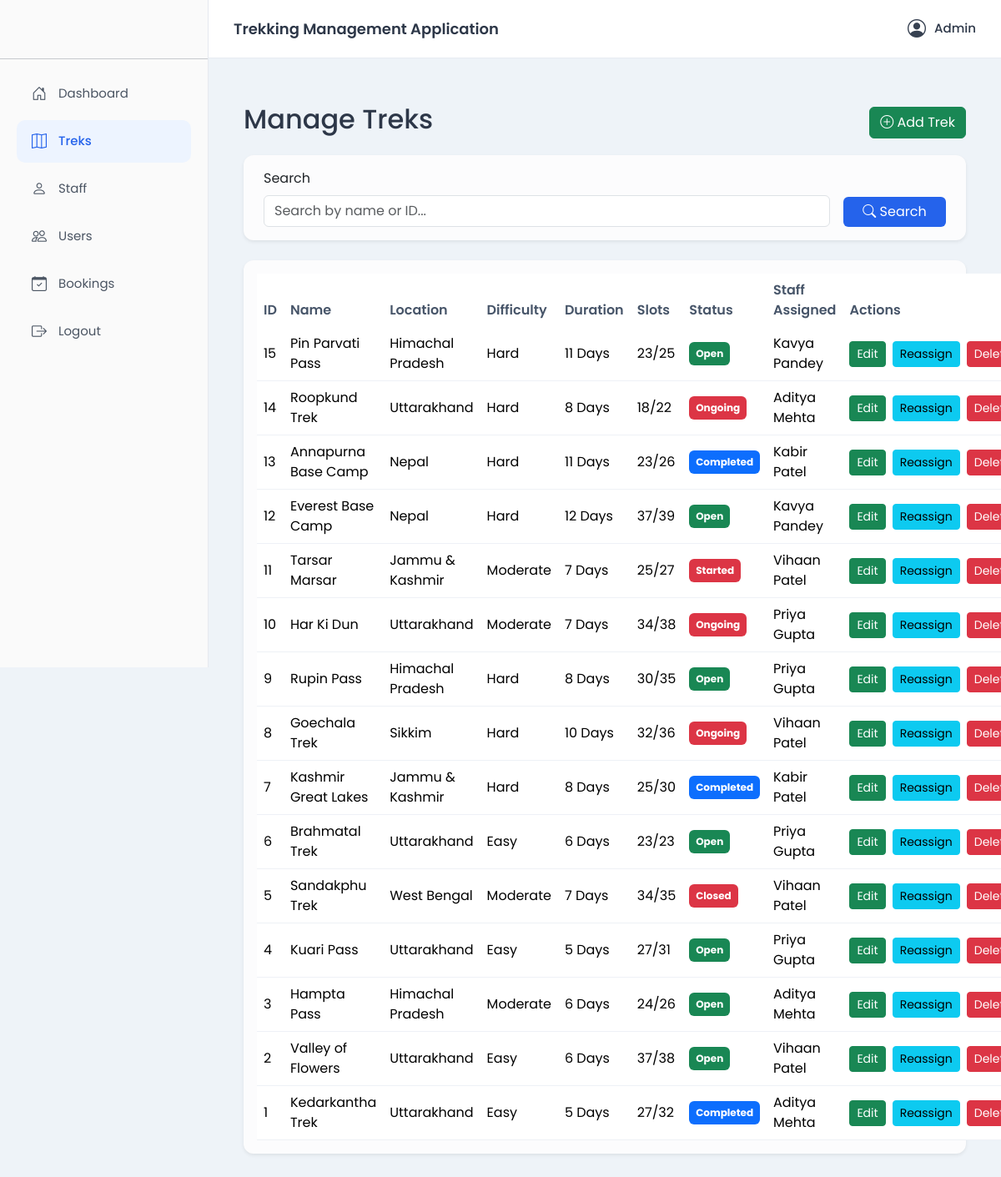
The app's page /admin/treks (signed in) with its own data.
### models.py (models this page shows, shortened)
class User(UserMixin, db.Model) :
    __tablename__ = "users"
    id = db.Column(db.Integer, primary_key = True)
    username = db.Column(db.String(50), unique = True, nullable = False)
    email = db.Column(db.String(120), unique = True, nullable = False)
    password_hash = db.Column(db.String(256), nullable = False)
    full_name = db.Column(db.String(120), nullable = False)
    phone = db.Column(db.String(20))
    role = db.Column(db.String(20), nullable = False, default = "user")  # admin, staff, user
    status = db.Column(db.String(20), nullable = False, default = "active")  # active, blacklisted
    created_at = db.Column(db.DateTime, default = datetime.utcnow)
    bookings = db.relationship("Booking", backref="user", lazy = True)
    assigned_treks = db.relationship("Trek", backref = "assigned_staff", lazy = True, foreign_keys = "Trek.assigned_staff_id")
    staff_profile = db.relationship("StaffProfile", backref = "user", uselist = False, lazy = True)

class Trek(db.Model) :
    __tablename__ = "treks"
    id = db.Column(db.Integer, primary_key = True)
    name = db.Column(db.String(150), nullable = False)
    location = db.Column(db.String(150), nullable = False)
    difficulty = db.Column(db.String(20), nullable = False)  # easy, moderate, hard
    duration_days = db.Column(db.Integer, nullable = False)
    total_slots = db.Column(db.Integer, nullable = False)
    available_slots = db.Column(db.Integer, nullable = False)
    assigned_staff_id = db.Column(db.Integer, db.ForeignKey("users.id"), nullable = True)
    image_url = db.Column(db.String(500),default="")
    price = db.Column(db.Float,nullable=False,default=0)
    status = db.Column(db.String(20), nullable = False, default="open")  # open, closed, started, ongoing, completed
    start_date = db.Column(db.Date, nullable = False)
    end_date = db.Column(db.Date, nullable = False)
    description = db.Column(db.Text, default="")
    created_at = db.Column(db.DateTime, default = datetime.utcnow)
    bookings = db.relationship("Booking", backref = "trek", lazy = True)

### routes/admin.py (the view, shortened to what this page needs)
@admin_bp.route("/treks")
@login_required
def treks():
    if current_user.role != "admin":
            flash("Access denied.", "danger")
            return redirect_dashboard(current_user)
    search = request.args.get("search", "").strip()
    query = Trek.query
    treks = query.order_by(Trek.created_at.desc()).all()
    approved_staff = (
        User.query
        .join(StaffProfile)
        .filter(
            User.role == "staff",
            StaffProfile.approval_status == "approved",
            User.status != "blacklisted"
        )
        .order_by(User.full_name)
        .all()
    )
    return render_template(
        "admin/treks.html",
        treks=treks,
        approved_staff=approved_staff,
        search=search
    )

### app.py (called while the page is built)
@login_manager.user_loader
def load_user(user_id):
    return db.session.get(User, int(user_id))

### templates/admin/treks.html (shortened to what this page needs)
{% extends "base.html" %}
{% block content %}
<div class="container mt-4">
	<div class="d-flex justify-content-between align-items-center mb-3">
		<h2>Manage Treks</h2>
		<a href="{{ url_for('admin.create_trek') }}" class="btn btn-success">
			<i class="bi bi-plus-circle"></i>
			Add Trek
		</a>
	</div>
    <div class="card shadow-sm mb-4">
        <div class="card-body">
            <form method="GET">
                <div class="row g-3 px-2">
                    <div class="col-md-10">
                        <label class="form-label">Search</label>
                        <input
                            type="text"
                            class="form-control"
                            name="search"
                            placeholder="Search by name or ID..."
                            value="{{ search}}"
                        />
                    </div>
                    <div class="col-md-2 d-flex align-items-end">
                        <button class="btn btn-primary w-100">
                            <i class="bi bi-search"></i>
                            Search
                        </button>
                    </div>
                </div>
            </form>
        </div>
    </div>
	{% if treks %}
	<div class="card shadow-sm">
        <div class="card-body">
            <table class="table table-hover align-middle mb-0">
				<thead>
					<tr>
						<th>ID</th>
						<th>Name</th>
						<th>Location</th>
						<th>Difficulty</th>
						<th>Duration</th>
						<th>Slots</th>
						<th>Status</th>
						<th>Staff Assigned</th>
						<th>Actions</th>
					</tr>
				</thead>
				<tbody>
					{% for trek in treks %}
					<tr>
						<td>{{ trek.id }}</td>
						<td>{{ trek.name }}</td>
						<td>{{ trek.location }}</td>
						<td>{{ trek.difficulty|capitalize }}</td>
						<td>{{ trek.duration_days }} Days</td>
						<td>{{ trek.available_slots }}/{{ trek.total_slots }}</td>
						<td>
							 {% if trek.status == "open" %}
							<span class="badge py-2 bg-success">
								{{ trek.status|capitalize }}
							</span>
							{% elif trek.status == "completed" %}
							<span class="badge py-2 bg-primary">
								{{ trek.status|capitalize }}
							</span>
							{% else %}
							<span class="badge py-2 bg-danger">
								{{ trek.status|capitalize }}
							</span>
							{% endif %}
						</td>
						<td>
							{% if trek.assigned_staff %}
								{{ trek.assigned_staff.full_name }}
							{% else %}
								<span class="text-muted" >
									Not Assigned
								</span>
							{% endif %}
						</td>
						<td>
							<div class="d-flex gap-2">
								<a href="{{ url_for('admin.edit_trek', trek_id=trek.id)}}" class="btn btn-success btn-sm"> Edit </a>
								{%  if not trek.assigned_staff %}
								<a href="{{ url_for('admin.assign_staff', trek_id=trek.id)}}" class="btn btn-info btn-sm"> Assign </a>
								{% elif trek.assigned_staff %}
								<a href="{{ url_for('admin.assign_staff', trek_id=trek.id)}}" class="btn btn-info btn-sm"> Reassign </a>
								{% endif %}
								<button
									type="button"
									class="btn btn-danger btn-sm"
									data-bs-toggle="modal"
									data-bs-target="#deleteModal{{ trek.id }}">
									Delete
								</button>
							</div>
						</td>
					</tr>
					{% endfor %}
				</tbody>
			</table>
		</div>
	</div>
	{% endif %}
</div>
{% endblock %}

### templates/base.html (shortened to what this page needs)
<!DOCTYPE html>
<html lang="en">
    <head>
        <link href="https://cdn.jsdelivr.net/npm/bootstrap@5.3.3/dist/css/bootstrap.min.css" rel="stylesheet">
        <link rel="stylesheet" href="https://cdn.jsdelivr.net/npm/bootstrap-icons@1.11.3/font/bootstrap-icons.css">
        <link rel="stylesheet" href="{{ url_for('static', filename='css/style.css') }}">
    </head>
    <body>
        {% if current_user.is_authenticated %}
            {% if current_user.role == "admin" %}
                {% set dashboard = 'admin.dashboard' %}
            {% elif current_user.role == "staff" %}
                {% set dashboard = 'staff.dashboard' %}
            {% else %}
                {% set dashboard = 'user.dashboard' %}
            {% endif %}
        <div class="wrapper">
            <aside class="sidebar">
                <hr>
                <ul class="sidebar-menu">
                    <li>
                        <a href="{{ url_for(dashboard) }}"
                        class="{% if request.endpoint==dashboard %}active{% endif %}">
                            <i class="bi bi-house-door"></i>
                            <span>Dashboard</span>
                        </a>
                    </li>
                    {% if current_user.role=="admin" %}
                    <li>
                        <a href="{{ url_for('admin.treks') }}"
                        class="{% if request.endpoint=='admin.treks' %}active{% endif %}">
                            <i class="bi bi-map"></i>
                            <span>Treks</span>
                        </a>
                    </li>
                    <li>
                        <a href="{{ url_for('admin.staff') }}"
                        class="{% if request.endpoint=='admin.staff' %}active{% endif %}">
                            <i class="bi bi-person"></i>
                            <span>Staff</span>
                        </a>
                    </li>
                    <li>
                        <a href="{{ url_for('admin.users') }}"
                        class="{% if request.endpoint=='admin.users' %}active{% endif %}">
                            <i class="bi bi-people"></i>
                            <span>Users</span>
                        </a>
                    </li>
                    <li>
                        <a href="{{ url_for('admin.bookings') }}"
                        class="{% if request.endpoint=='admin.bookings' %}active{% endif %}">
                            <i class="bi bi-calendar-check"></i>
                            <span>Bookings</span>
                        </a>
                    </li>
                    {% endif %}
                    <li>
                        <a href="{{ url_for('auth.logout')}}"
                        class="{% if request.endpoint=='auth.logout' %}active{% endif %}">
                            <i class="bi bi-box-arrow-right"></i>
                            <span>Logout</span>
                        </a>
                    </li>
                </ul>
            </aside>
            <div class="main">
                <nav class="topbar">
                    <h5 class="app-title">Trekking Management Application</h5>
                    <div class="profile">
                        <i class="bi bi-person-circle"></i>
                        <span>{{ current_user.username.capitalize() }}</span>
                    </div>
                </nav>
                <div class="page-content">
                    {% block content %}{% endblock %}
                </div>
            </div>
        </div>
        {% else %}
        {% block public_content %}
        {% endblock %}
        {% endif %}
    </body>
</html>

### static/css/style.css (style rules this page uses)
* { margin:0; padding:0; box-sizing:border-box; }
body { font-family:'Poppins',sans-serif; background:#eef3f8; color:#2d3748; }
.wrapper { display:flex; min-height:100vh; }
.sidebar { width:250px; background:#fafafa; border-right:1px solid #e6e9ef; position:fixed; height:100vh; display:flex; flex-direction:column; }
.sidebar hr { margin-top: 70px; }
.sidebar-menu { list-style:none; padding:0px 20px 12px 20px; }
.sidebar-menu li { margin-bottom:6px; }
.sidebar-menu a { display:flex; align-items:center; gap:14px; text-decoration:none; color:#4b5563; padding:12px 18px; border-radius:10px; transition:.25s; font-size:15px; }
.sidebar-menu a i { font-size:18px; }
.sidebar-menu a.active { background:#edf4ff; color:#2563eb; font-weight:500; }
.main { margin-left:250px; width:calc(100% - 250px); }
.topbar { height:70px; background:#fff; border-bottom:1px solid #e8ecf2; display:flex; justify-content:space-between; align-items:center; padding:0 30px; }
.app-title { font-size:18px; font-weight:600; margin:0; }
.profile { display:flex; align-items:center; gap:10px; cursor:pointer; }
.profile i:first-child { font-size:22px; color:#374151; }
.profile span { font-size:15px; font-weight:500; }
.page-content { padding:30px; }
.card { border:none; border-radius:12px; background:#fcfcfd; box-shadow:0 1px 3px rgba(0,0,0,.08); }
.table { background:#fff; }
.table thead { background:#f8fafc; }
.table th { font-weight:600; border:none; color:#475569; }
.table td { vertical-align:middle; border-color:#eef1f6; }
.btn-primary { background:#2563eb; border:none; }

### records on screen
User: username "Admin"
Trek: id "15", name "Pin Parvati Pass", location "Himachal Pradesh", difficulty "Hard", duration_days "11", available_slots "23", total_slots "25", status "Open", assigned_staff.full_name "Kavya Pandey"
Trek: id "14", name "Roopkund Trek", location "Uttarakhand", difficulty "Hard", duration_days "8", available_slots "18", total_slots "22", status "Ongoing", assigned_staff.full_name "Aditya Mehta"
Trek: id "13", name "Annapurna Base Camp", location "Nepal", difficulty "Hard", duration_days "11", available_slots "23", total_slots "26", status "Completed", assigned_staff.full_name "Kabir Patel"
Trek: id "12", name "Everest Base Camp", location "Nepal", difficulty "Hard", duration_days "12", available_slots "37", total_slots "39", status "Open", assigned_staff.full_name "Kavya Pandey"
Trek: id "11", name "Tarsar Marsar", location "Jammu & Kashmir", difficulty "Moderate", duration_days "7", available_slots "25", total_slots "27", status "Started", assigned_staff.full_name "Vihaan Patel"
Trek: id "10", name "Har Ki Dun", location "Uttarakhand", difficulty "Moderate", duration_days "7", available_slots "34", total_slots "38", status "Ongoing", assigned_staff.full_name "Priya Gupta"
Trek: id "9", name "Rupin Pass", location "Himachal Pradesh", difficulty "Hard", duration_days "8", available_slots "30", total_slots "35", status "Open", assigned_staff.full_name "Priya Gupta"
Trek: id "8", name "Goechala Trek", location "Sikkim", difficulty "Hard", duration_days "10", available_slots "32", total_slots "36", status "Ongoing", assigned_staff.full_name "Vihaan Patel"
Trek: id "7", name "Kashmir Great Lakes", location "Jammu & Kashmir", difficulty "Hard", duration_days "8", available_slots "25", total_slots "30", status "Completed", assigned_staff.full_name "Kabir Patel"
Trek: id "6", name "Brahmatal Trek", location "Uttarakhand", difficulty "Easy", duration_days "6", available_slots "23", total_slots "23", status "Open", assigned_staff.full_name "Priya Gupta"
Trek: id "5", name "Sandakphu Trek", location "West Bengal", difficulty "Moderate", duration_days "7", available_slots "34", total_slots "35", status "Closed", assigned_staff.full_name "Vihaan Patel"
Trek: id "4", name "Kuari Pass", location "Uttarakhand", difficulty "Easy", duration_days "5", available_slots "27", total_slots "31", status "Open", assigned_staff.full_name "Priya Gupta"
Trek: id "3", name "Hampta Pass", location "Himachal Pradesh", difficulty "Moderate", duration_days "6", available_slots "24", total_slots "26", status "Open", assigned_staff.full_name "Aditya Mehta"
Trek: id "2", name "Valley of Flowers", location "Uttarakhand", difficulty "Easy", duration_days "6", available_slots "37", total_slots "38", status "Open", assigned_staff.full_name "Vihaan Patel"
Trek: id "1", name "Kedarkantha Trek", location "Uttarakhand", difficulty "Easy", duration_days "5", available_slots "27", total_slots "32", status "Completed", assigned_staff.full_name "Aditya Mehta"
